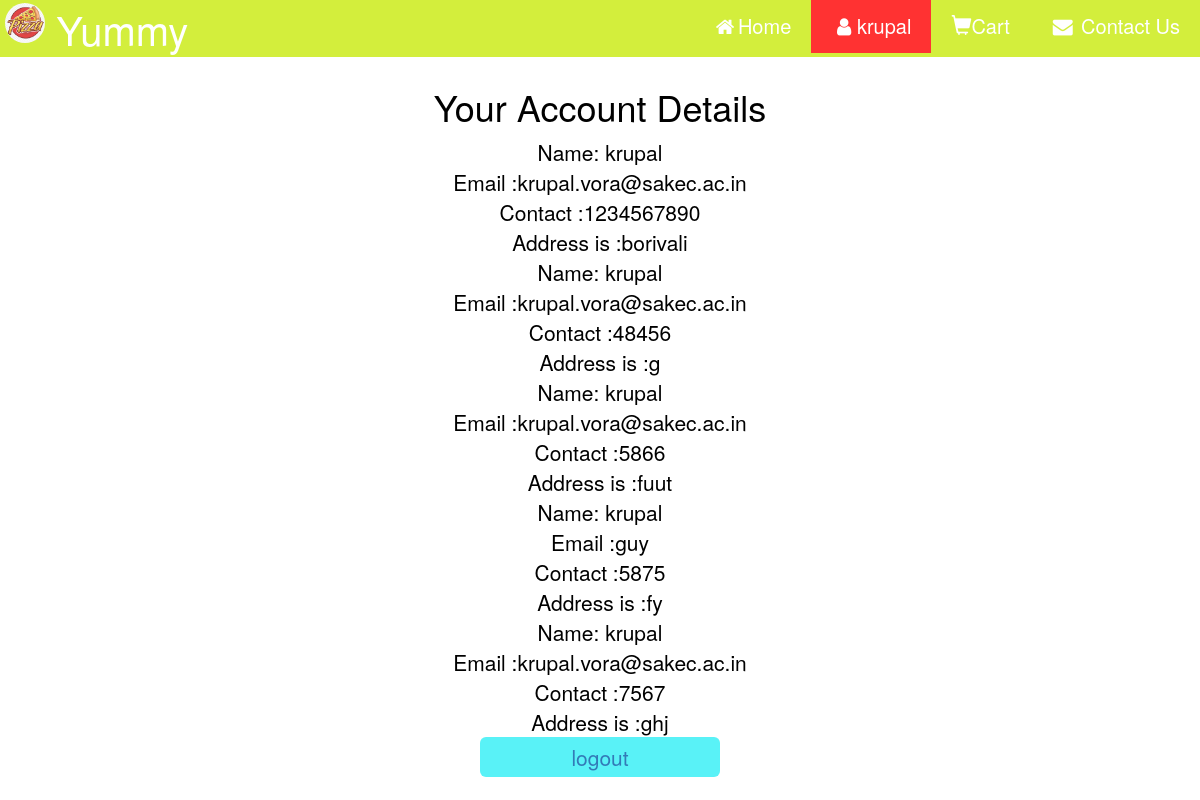
Screenshot of /account.php (signed in) with the database file from the repository.
### tables this page shows
CREATE TABLE `register` (
  `uname` varchar(30) NOT NULL,
  `email` varchar(30) NOT NULL,
  `pswd` varchar(30) NOT NULL,
  `uaddress` text NOT NULL,
  `contact` int(10) NOT NULL
);

### account.php (the view, shortened to what this page needs)
<!DOCTYPE html>
<html lang="en">
<head>
    <link rel="stylesheet" type="text/css" href="ind.css">
    <link rel="stylesheet" href="https://maxcdn.bootstrapcdn.com/bootstrap/3.3.7/css/bootstrap.min.css">
</head>
<body>
<link rel="stylesheet" href="https://cdnjs.cloudflare.com/ajax/libs/font-awesome/4.7.0/css/font-awesome.min.css">
            <div class="nav">
                <ul >
                <li id="subnav"><img class="logo" src="images/logo2.png"  > Yummy</li>
                <li><a href="contact.php"><i class="fa fa-fw fa-envelope"></i> Contact Us</a></li>
                <li><a href="cart.php"><span class="glyphicon glyphicon-shopping-cart"></span>Cart</a></li>
                <li><a class="active"><i class="fa fa-fw fa-user"></i><?php
                echo $_SESSION['uname'];
                ?>
                </a></li>
                <li><a href="index.php"><i class="fa fa-fw fa-home"></i>Home</a></li>
                </ul>
            </div>
<?php
                echo '<div id="text"> <h1>Your Account Details</h1>';
                $uname=$_SESSION['uname'];
                $conn = mysqli_connect('localhost', 'root', '','ip');
                  $sql= "SELECT * FROM register WHERE uname = '$uname'";
                  $result = $conn->query($sql);
                  if ($result->num_rows > 0) {
                    while($row = $result->fetch_assoc()) {
                        echo  " Name: " . $row["uname"]. "<br>Email :" . $row["email"]. "<br>Contact :". $row["contact"]. "<br>Address is :". $row["uaddress"]. "<br>";
                    }
                  } else {
                      echo $sql;
                    echo "0 results";
                  }
                  echo '</div>';
                ?>
                <div id="text"><button><a href='dest.php' >logout</a></button></div>
</body>
</html>

### ind.css (style rules this page uses)
body { background-color: white; background-size: cover; margin: 0; font-family: Arial, Helvetica, sans-serif; background-repeat: no-repeat; width: 100%; }
ul { list-style-type: none; margin: 0; padding: 0; position: sticky; overflow: hidden; background-color:rgb(201, 235, 12); width: 100%; }
li { float: right; position: sticky; }
li a { display: block; color: white; text-align: center; padding: 12px 20px; text-decoration: none; }
.active { background-color: red; }
#subnav { float: left; color: white; font-size: 40px; }
.nav { position: sticky; top: 0px; opacity: 0.8; z-index: 100; font-size: 20px; }
.logo { display: inline-block; vertical-align: top; width: 40px; height: 40px; margin-top: 3px; margin-left: 5px; border-radius: 20px; }

### account.php (style rules this page uses)
#text { text-align:center; color:black; font-size:150%; }
button { background-color:#59F2F7; height:40px; width:20%; border:gray; border-radius:6px; color:white; }
a { color: white; text-decoration: none; }

### rows the page displays
register: uname "krupal", email "krupal.vora@sakec.ac.in", contact "1234567890", uaddress "borivali"
register: uname "krupal", email "krupal.vora@sakec.ac.in", contact "48456", uaddress "g"
register: uname "krupal", email "krupal.vora@sakec.ac.in", contact "5866", uaddress "fuut"
register: uname "krupal", email "guy", contact "5875", uaddress "fy"
register: uname "krupal", email "krupal.vora@sakec.ac.in", contact "7567", uaddress "ghj"

### other values shown
$_SESSION['uname'] "krupal"
